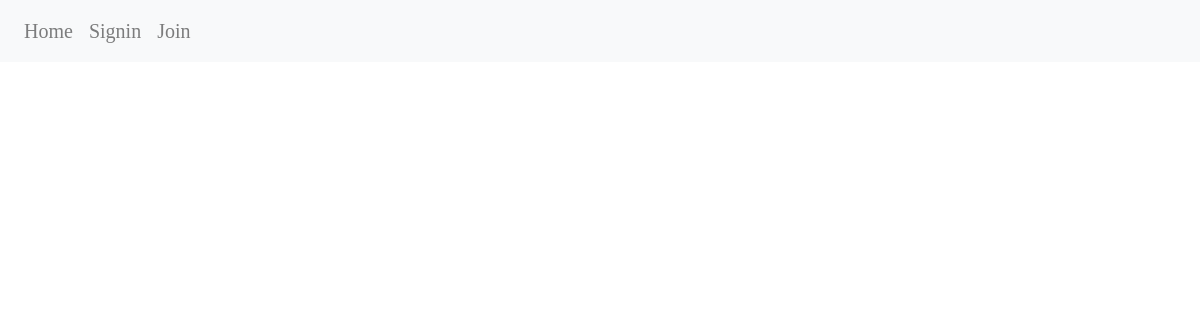
The page /feed on the database as committed earlier.
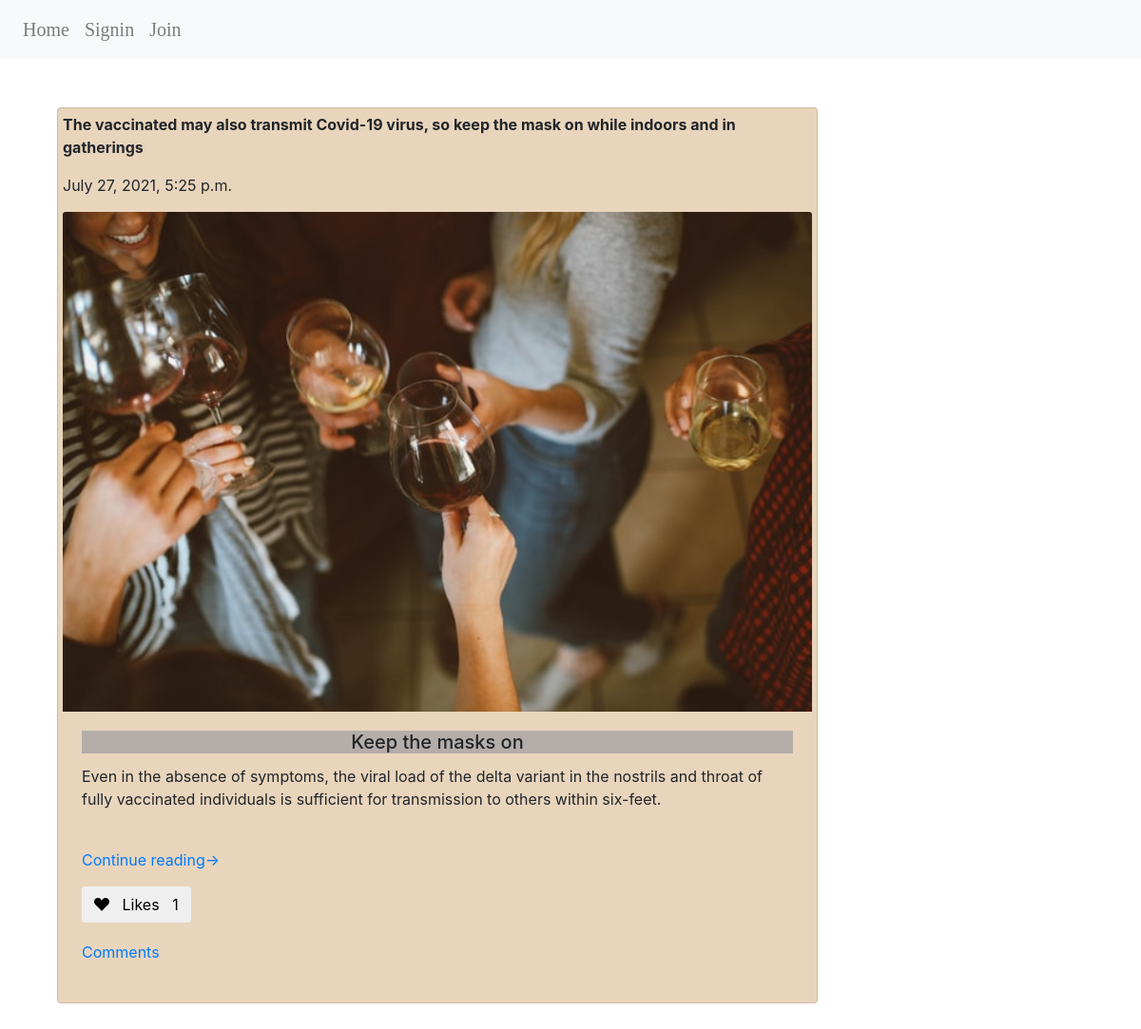
The same page on the database as committed later.
### orgHaccounts/models.py (models this page shows)
class NewsPost(models.Model):
    intro = models.CharField(max_length=255)
    newscover = models.ImageField(upload_to='news_images/', default='news_images/get_social.jpg')
    title = models.CharField(max_length=255)
    description= models.TextField()
    likes = models.PositiveIntegerField(default=0)
    user_likes = models.ManyToManyField(User, related_name='liked_newsposts')
    postContent= models.TextField()
    creator = models.ForeignKey(User, related_name='newsPosts', on_delete=models.PROTECT)
    created_at = models.DateTimeField(auto_now_add=True, null=True)
    updated_at = models.DateTimeField(auto_now=True, null=True)

### orgHaccounts/views.py (the view)
# urls.py: path('feed', views.feed),
def feed(request):
    all_newsPosts= NewsPost.objects.all()
    context={
        "all_newsPosts": all_newsPosts,
    }
    return render(request, 'feed/feedPost.html', context)

### orgHaccounts/templates/feed/feedPost.html (shortened to what this page needs)
{% extends "base.html" %}
{% block content %}
    {% for newsPost in all_newsPosts %}
    <div class="container" id="wrapper">
        <div class="row">
            <div class="col">
            </div>
        </div>
        <div class="row justify-content-center">
            <div class="col">
                <div class="card" style="width: 50rem;">
                    <p><b> {{ newsPost.intro }}</b></p>
                    <p> {{ newsPost.created_at }} </p>
                    <img class="card-img-top" src="{{ newsPost.newscover.url }}" alt="Card image">
                    <div class="card-body">
                        <h5 class="card-title"> {{ newsPost.title }} </h5>
                        <p class="card-text"> {{ newsPost.description }}</p> <br>
                        <P class="card-text"><span><a href="/news_postContent/{{ newsPost.id }}"> Continue reading&rarr; </a></span></P>
                        {% if user not in newsPost.user_likes.all %}
                            <span><form action="/like/{{ newsPost.id }}" method="post" name="like" id="likeform">
                                <button type='like' name='like' value="{{ newsPost.id }}" class="btn btn-default">
                                    <i class="bi bi-suit-heart-fill"></i> &nbsp;
                                    <span> Likes &nbsp; {{ newsPost.user_likes.count }} </span>
                                </button>
                            </form></span>
                        {% endif %}</p>
                        {% if newsPost.comments %}
                            <p><span><a href="/comments/{{ newsPost.id }}"> Comments </a></span></p>
                        {% endif %}
                    </div>
                </div>
            </div>
        </div>
    </div>
    {% endfor %}
{% endblock %}

Rows that differ between the two databases and show on the page:
added NewsPost: intro "The vaccinated may also transmit Covid-19 virus, so keep the mask on while indoors and in gatherings", created_at "July 27, 2021, 5:25 p.m.", newscover (picture), title "Keep the masks on", description "Even in the absence of symptoms, the viral load of the delta variant in the nostrils and throat of fully vaccinated individuals is sufficient for transmission to others within six-feet.", user_likes.count "1"
